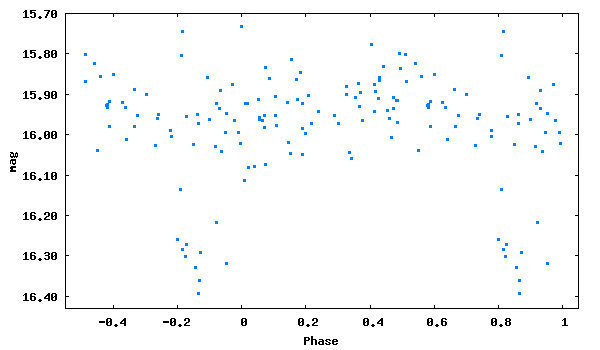

Source code (gnuplot):
set term png size 600,350 medium
set colors classic
set output 'phase_lc_14.png'
set xlabel 'Phase'
set ylabel 'mag'
#set title 'JDmax = 2445933.40800 + 0.8647183 x E'
set format y '%5.2f'
plot [-0.55:1.05][16.43:15.70] "phase_lc_14.dat" linecolor 3 pointtype 5 pointsize 0.3 title ""
